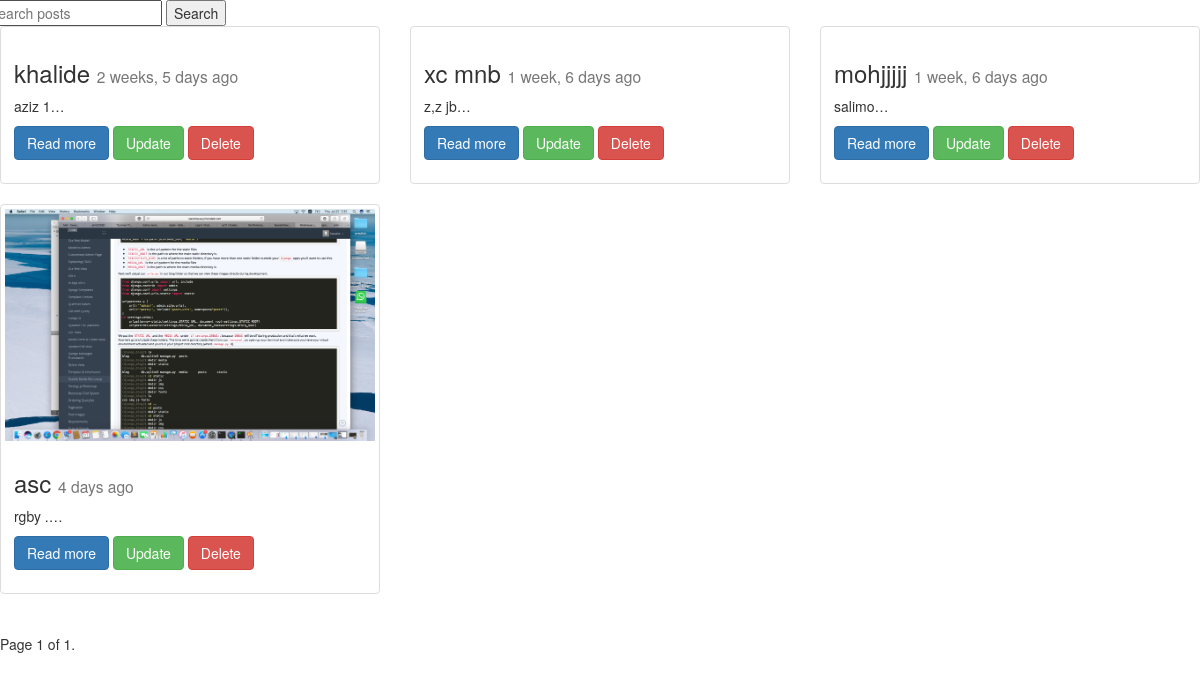
The app's page /posts/list/ (signed in), older data.
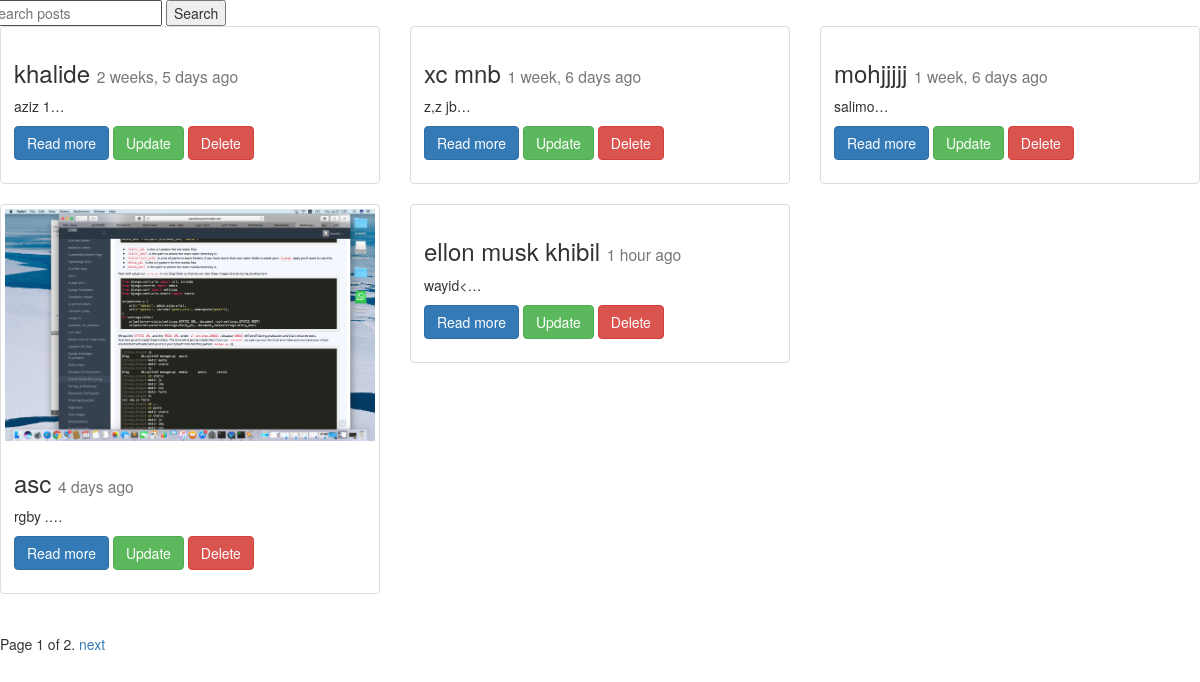
The same page, newer data.
### posts/models.py (models this page shows, shortened)
class Post(models.Model):
	title = models.CharField(max_length=50)
	content = models.TextField()
	updated = models.DateField(auto_now=True)
	timestamp = models.DateTimeField(auto_now_add=True)
	image = models.ImageField(null=True, blank=True, upload_to="post_images")
	slug = models.SlugField(unique=True)
	author = models.ForeignKey(User, default=1)
	draft = models.BooleanField(default=False)
	publish = models.DateField(auto_now=False, auto_now_add=False)
	def get_absolute_url(self):
		return reverse("posts:detail", kwargs={"post_slug": self.slug})
	class Meta:
		ordering = ["timestamp", "-updated"]

### posts/views.py (the view, shortened to what this page needs)
def post_list(request):
    today = timezone.now().date()
    object_list = Post.objects.filter(draft=False).filter(publish__lte=today)
    if request.user.is_staff or request.user.is_superuser:
        object_list = Post.objects.all()
        query = request.GET.get("q")
    paginator = Paginator(object_list, 5) # Show 5 contacts per page
    page = request.GET.get('page')
    try:
        objects = paginator.page(page)
    except PageNotAnInteger:
        objects = paginator.page(1)
    except EmptyPage:
        objects = paginator.page(paginator.num_pages)
    context = {
        "post_list": objects,
        "title": "List",
        "user": request.user,
        "today": today,
    }
    return render(request, 'post_list.html', context)

### posts/templates/post_list.html (shortened to what this page needs)
{% extends "base.html" %}
{% block content %}
<div class="row">
<form action="" method="GET">
    <input type="text" name='q' placeholder="Search posts" value="{{request.GET.q}}">
    <input type="submit" value="Search">
</form>
{% for object in post_list%}
  <div class="col-sm-6 col-md-4">
    <div class="thumbnail">
      {% if object.image %}
        <img src="{{object.image.url}}" alt="" class="img-responsive">
    {% endif %}
          <div class="caption">
        <h3>{{object.title}} <small>{{object.timestamp|timesince}} ago</small></h3>
        <p>{{object.content|linebreaks|truncatechars:10}}</p>
        <p>
        	<a href="{{object.get_absolute_url}}" class="btn btn-primary" role="button">Read more</a>
        	<a href="{% url 'posts:update' post_slug=object.slug %}" class="btn btn-success" role="button">Update</a>
        	<a href="{% url 'posts:delete' post_slug=object.slug %}" class="btn btn-danger" role="button">Delete</a>
        </p>
      </div>
    </div>
  </div>
{% endfor %}
</div>
    <div class="pagination">
        <span class="step-links">
            <span class="current">
                Page {{ post_list.number }} of {{ post_list.paginator.num_pages }}.
            </span>
            {% if post_list.has_next %}
                <a href="?page={{post_list.next_page_number }}&q={{ request.GET.q }}">next</a>
            {% endif %}
        </span>
    </div>
{% endblock content %}

Row changes from the older to the newer data that the page shows:
added Post: title "ellon musk khibil", timestamp "1 hour", content "wayid<…"
Text that changed along with them:
{{ post_list.paginator.num_pages }}: "1" → "2"
text now shown: "next"
